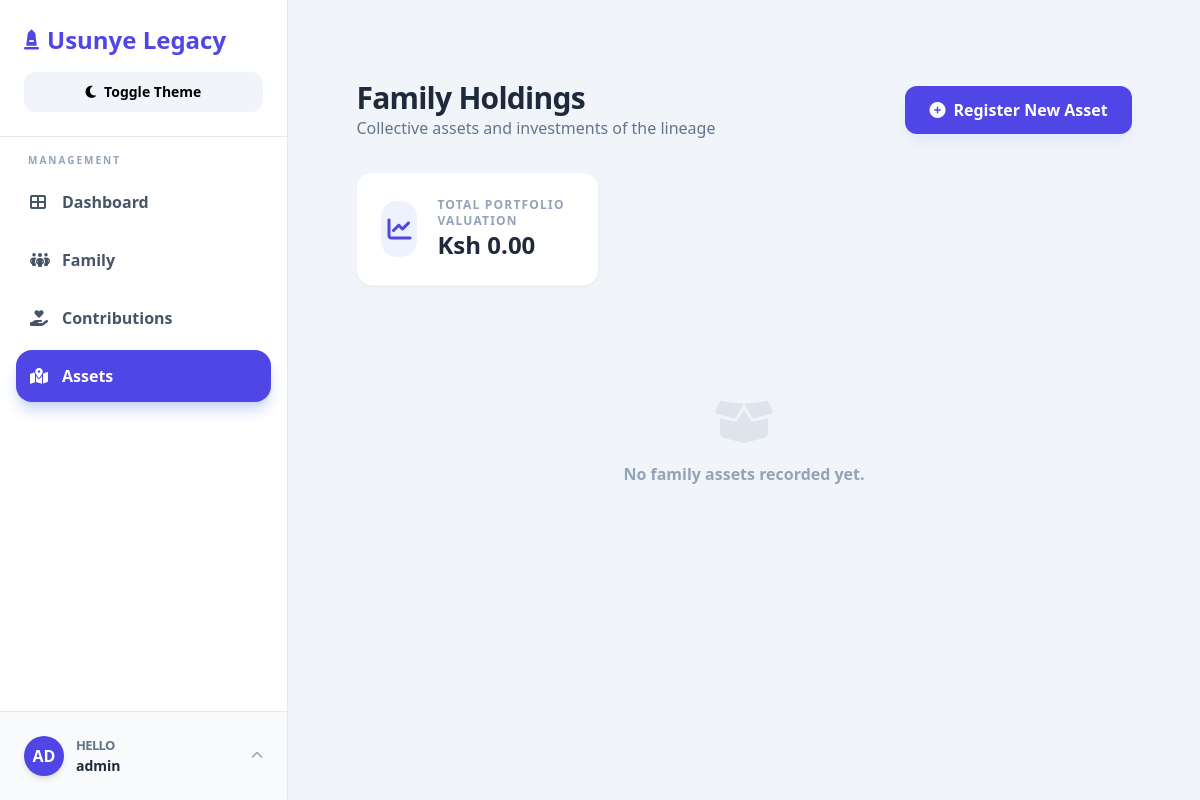
Page /asset/ (signed in) on the earlier database version.
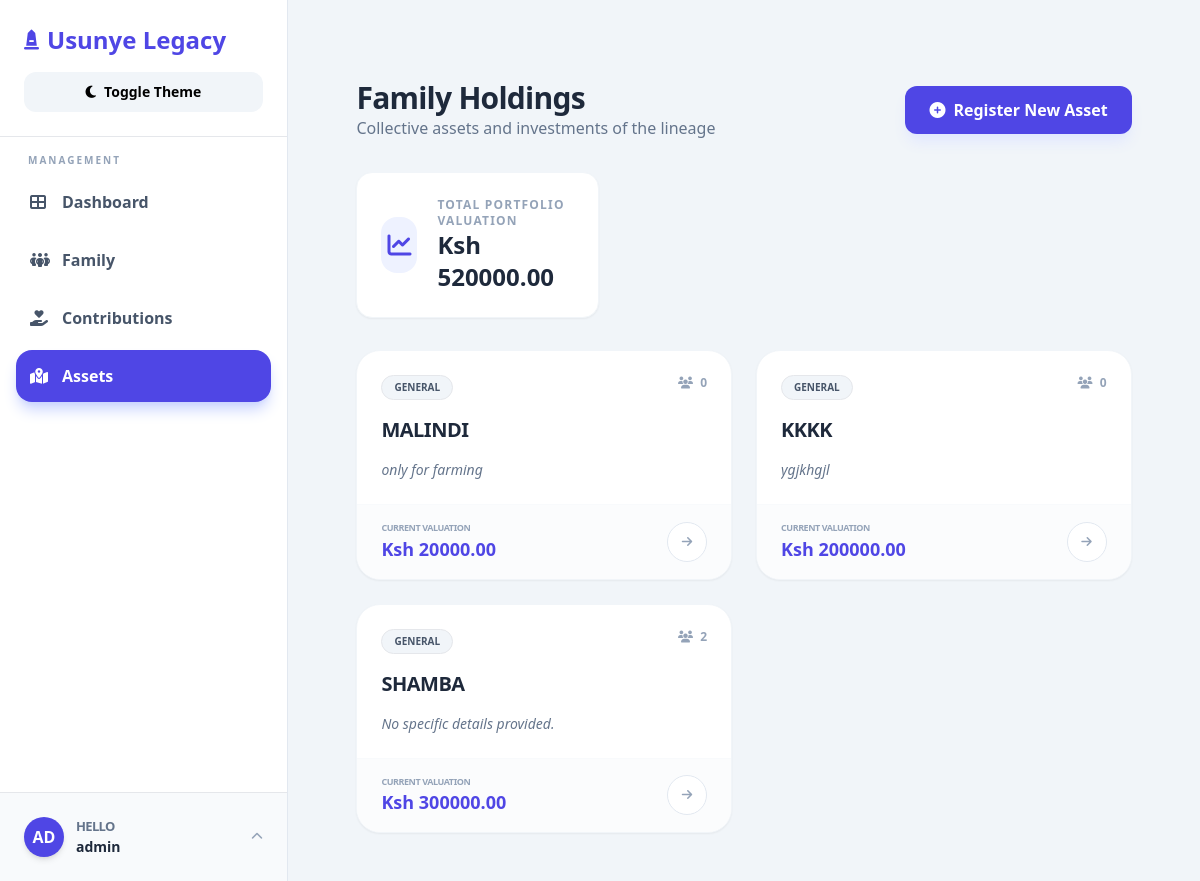
Same page on the later database version.
### lineage/models.py (models this page shows, shortened)
class Asset(models.Model):
    ASSET_CATEGORY = [("D", "Dispute"), ("O", "Owned")]
    title = models.CharField(max_length=200)
    status = models.CharField(max_length=20, choices=ASSET_CATEGORY, default="O")
    valuation = models.DecimalField(max_digits=15, decimal_places=2)
    location = models.CharField(max_length=200, blank=True, null=True)
    size = models.CharField(max_length=100, blank=True, null=True)
    description = models.TextField(blank=True, null=True)
    created_at = models.DateTimeField(auto_now_add=True)
    owners = models.ManyToManyField(
        Person, through="AssetOwnership", related_name="assets", blank=True
    )

### lineage/views.py (the view)
# urls.py: path("asset/", views.asset_list, name="assets"),
@login_required(login_url="login")
def asset_list(request):
    assets = Asset.objects.all()
    total_valuation = sum(a.valuation for a in assets)
    owner_form = AssetOwnershipForm()
    if request.method == "POST":
        form = AssetForm(request.POST)
        if form.is_valid():
            form.save()
            return redirect("assets")
        else:
            print(form.errors)
    else:
        form = AssetForm()
    return render(
        request,
        "lineage/assets.html",
        {
            "assets": assets,
            "form": form,
            "total_valuation": total_valuation,
            "owner_form": owner_form,
        },
    )

### lineage/models.py (called while the page is built)
    def __str__(self):
        return f"{self.first_name} {self.last_name}"

### lineage/templates/lineage/assets.html (shortened to what the changed rows need)
{% extends 'lineage/base.html' %}
{% block content %}
<div
    class="animate__animated animate__fadeIn space-y-8 max-w-[95%] mx-auto [&_input[type=number]]:[appearance:textfield] [&_input[type=number]::-webkit-outer-spin-button]:appearance-none [&_input[type=number]::-webkit-inner-spin-button]:appearance-none">
    <div class="flex flex-col md:flex-row md:items-center justify-between gap-4">
        <div>
            <h2 class="text-3xl font-extrabold text-slate-800 dark:text-slate-200 tracking-tight">Family Holdings</h2>
        </div>
    </div>
    <div class="grid grid-cols-1 md:grid-cols-3 gap-6">
        <div
            class="bg-white dark:bg-slate-900 p-6 rounded-2xl border border-slate-100 dark:border-slate-700 shadow-sm flex items-center gap-5">
            <div>
                <p class="text-slate-400 dark:text-slate-500 text-xs font-bold uppercase tracking-widest">Total
                    Portfolio Valuation</p>
                <h3 class="text-2xl font-black text-slate-800 dark:text-slate-200">
                    Ksh {{total_valuation|floatformat:2}}</h3>
            </div>
        </div>
    </div>
    <div class="grid grid-cols-1 md:grid-cols-2 xl:grid-cols-3 gap-6 mt-6">
        {% for asset in assets %}
        <div class="group bg-white dark:bg-slate-900 rounded-3xl border border-slate-100 dark:border-slate-700 shadow-sm hover:shadow-xl hover:-translate-y-1 transition-all duration-300 overflow-hidden cursor-pointer flex flex-col justify-between"
            onclick="openAssetDrawer('{{ asset.id }}')">
            <div class="p-6">
                <div class="flex justify-between items-start mb-4">
                    <span
                        class="px-3 py-1 bg-slate-100 dark:bg-slate-800 text-slate-600 dark:text-slate-300 text-[10px] font-bold uppercase rounded-full border dark:border-slate-700">
                        {{ asset.category.name|default:"General" }}
                    </span>
                    <span class="text-xs font-bold text-slate-400">
                        <i class="fas fa-users mr-1"></i> {{ asset.owners.count }}
                    </span>
                </div>
                <h4
                    class="text-xl font-black text-slate-800 dark:text-slate-200 group-hover:text-indigo-600 dark:group-hover:text-indigo-400 transition-colors uppercase tracking-tight">
                    {{ asset.title }}
                </h4>
                {% if asset.category.name == 'LAND' or asset.category.name == 'Land' %}
                <div class="mt-4 space-y-2 bg-slate-50 dark:bg-slate-800/40 p-3 rounded-xl">
                    <div class="flex items-center gap-3 text-slate-500 dark:text-slate-400">
                        <i class="fas fa-map-marker-alt w-4 text-indigo-500"></i>
                        <span class="text-xs font-bold uppercase">{{ asset.location|default:"Unknown Location" }}</span>
                    </div>
                    <div class="flex items-center gap-3 text-slate-500 dark:text-slate-400">
                        <i class="fas fa-vector-square w-4 text-emerald-500"></i>
                        <span class="text-xs font-bold uppercase">{{ asset.size|default:"N/A" }}</span>
                    </div>
                </div>
                {% else %}
                <p class="mt-4 text-sm text-slate-500 dark:text-slate-400 line-clamp-2 italic">
                    {{ asset.description|default:"No specific details provided." }}
                </p>
                {% endif %}
            </div>
            <div
                class="px-6 py-4 bg-slate-50/50 dark:bg-slate-800/50 border-t border-slate-50 dark:border-slate-700 flex justify-between items-center">
                <div>
                    <p class="text-[9px] text-slate-400 dark:text-slate-500 font-black uppercase tracking-tighter">
                        Current Valuation</p>
                    <p class="text-lg font-black text-indigo-600 dark:text-indigo-400">
                        Ksh {{ asset.valuation|floatformat:2 }}</p>
                </div>
                <div
                    class="w-10 h-10 rounded-full bg-white dark:bg-slate-700 border border-slate-200 dark:border-slate-600 text-slate-400 dark:text-slate-300 group-hover:bg-indigo-600 group-hover:text-white transition flex items-center justify-center">
                    <i class="fas fa-arrow-right text-xs"></i>
                </div>
            </div>
        </div>
        {% empty %}
        <div class="col-span-full py-20 text-center text-slate-400 dark:text-slate-500">
            <i class="fas fa-box-open text-5xl mb-4 opacity-20"></i>
            <p class="font-bold">No family assets recorded yet.</p>
        </div>
        {% endfor %}
    </div>
</div>
{% endblock %}

Differences in the rows shown:
added Asset: category.name "GENERAL", owners.count "0", title "MALINDI", description "only for farming", valuation "20000.00"
added Asset: category.name "GENERAL", owners.count "0", title "KKKK", description "ygjkhgjl", valuation "200000.00"
added Asset: category.name "GENERAL", owners.count "2", title "SHAMBA", description "No specific details provided.", valuation "300000.00"
Other differences:
{{ total_valuation|floatformat:2 }}: "0.00" → "520000.00"
text no longer shown: "No family assets recorded yet."
